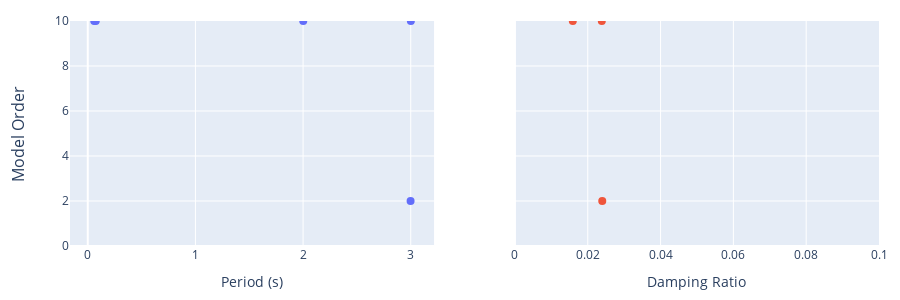

Notebook code cell kept with this figure:
### Code cell
fig.update_layout({'xaxis': {'autorange': True},
                  'xaxis2':{'range':(0,0.1), 'autorange': False},
                  'yaxis':{'range':(0,10), 'autorange': False}})
